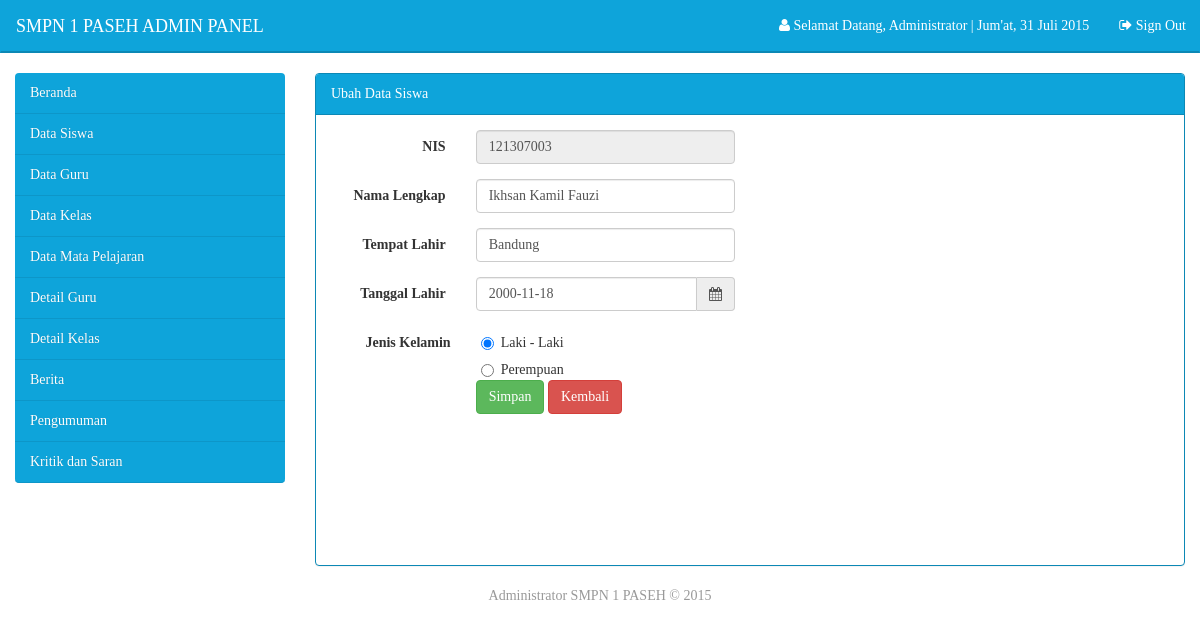
The app's page /admin/main.php?modul=siswa_ubah&id=121307003 (signed in) with its own data.
### tables this page shows
CREATE TABLE IF NOT EXISTS `tbl_data_siswa` (
  `nis` int(20) NOT NULL,
  `password` varchar(150) NOT NULL,
  `nama` varchar(150) NOT NULL,
  `foto` varchar(150) NOT NULL,
  `alamat` text NOT NULL,
  `tempat_lahir` varchar(150) NOT NULL,
  `tanggal_lahir` date NOT NULL,
  `jk` enum('l','p') NOT NULL,
  `telepon` varchar(12) NOT NULL,
  `email` varchar(50) NOT NULL
);

### admin/modul/mod_siswa/siswa_ubah.php (the view, shortened to what this page needs)
<?php
	if(isset($_SESSION['login'])){
	$id = $_GET['id'];
	$select = mysql_query("SELECT * FROM tbl_data_siswa WHERE nis='$id'");
	$data = mysql_fetch_assoc($select)
?>
<form id="defaultForm" class='form-horizontal' method='post' action='modul/mod_siswa/act.php?act=ubah' id='frm' enctype='multipart/form-data' autocomplete='off' >
	<div class="row">
      	<div class="col-lg-6">
			<div class='form-group'>
			    <label class="control-label col-lg-4">NIS</label>
			    <div class="col-lg-8">
			    	<input type='text' name='nis' class='form-control' tabindex="1" placeholder='Nomor Induk Siswa' readonly="readonly" value="<?php echo $data['nis']; ?>" />
			    </div>
			</div>
			<div class='form-group'>
			    <label class="control-label col-lg-4">Nama Lengkap</label>
			    <div class="col-lg-8">
			    	<input type='text' name='nama' class='form-control' tabindex="2" placeholder='Nama Siswa' required value="<?php echo $data['nama']; ?>" />
			    </div>
			</div>
	        <div class='form-group'>
			    <label class="control-label col-lg-4">Tempat Lahir</label>
			    <div class="col-lg-8">
			    	<input type='text' name='tempat_lahir' class='form-control' placeholder='Tempat Lahir' tabindex="4" required value="<?php echo $data['tempat_lahir']; ?>"/>
			    </div>
			</div>
			<div class="form-group">
	          	<label class="control-label col-lg-4">Tanggal Lahir</label>
	          	<div class="col-lg-8">
	            	<div class="input-group">
	             		<input type="text"  id="tanggal" name="tanggal_lahir" class="form-control" tabindex="5" value="<?php echo $data['tanggal_lahir']; ?>"/>
	             		<span class="input-group-addon"><i class="fa fa-calendar"></i></span>
            		</div>
	          	</div>
	        </div>
	        <div class="control-group">
			  <label class="control-label col-lg-4"> Jenis Kelamin</label>
			  <div class="col-lg-8">
				  <div class="controls">
				  	<div class="radio">
					    <label>
					      <input type="radio" name="jk"  tabindex="6" <?php echo ($data['jk'] == 'l')? 'checked':'' ?> value="l">
					      Laki - Laki
					    </label>
				    </div>
				    <div class="radio">
					    <label>
					      <input type="radio" name="jk" tabindex="7" <?php echo ($data['jk'] == 'p')? 'checked':'' ?> value="p">
					      Perempuan
					    </label>
				    </div>
				  </div>
				</div>
			</div>
			<div class="form-group">
				<label class="control-label col-lg-4"></label>
			    <div class="col-lg-8">
					<button type='submit' name="btnTambah" class='btn btn-success' tabindex="18">Simpan</button>
					<a type='button' href="javascript:history.back()" class='btn btn-danger' tabindex="19">Kembali</a>
				</div>
			</div>
		</div>
		<div class="col-lg-6">
		</div>
	</div>
<?php
}
else
{
	echo "<div class='dialog'>
		    <h1 class='forbidden'>Access forbidden.</h1>
		    <h4>Harap Login Terlebih Dahulu <a href='../../index.php'> Login </a></h4>
		  </div>";
}

### records on screen
tbl_data_siswa: nis "121307003", nama "Ikhsan Kamil Fauzi", tempat_lahir "Bandung", tanggal_lahir "2000-11-18", jk "☑ Laki - Laki", jk "☐ Perempuan"

### other values on screen
$_SESSION['screen_name'] "Administrator"
get_date() "Jum'at, 31 Juli 2015"
